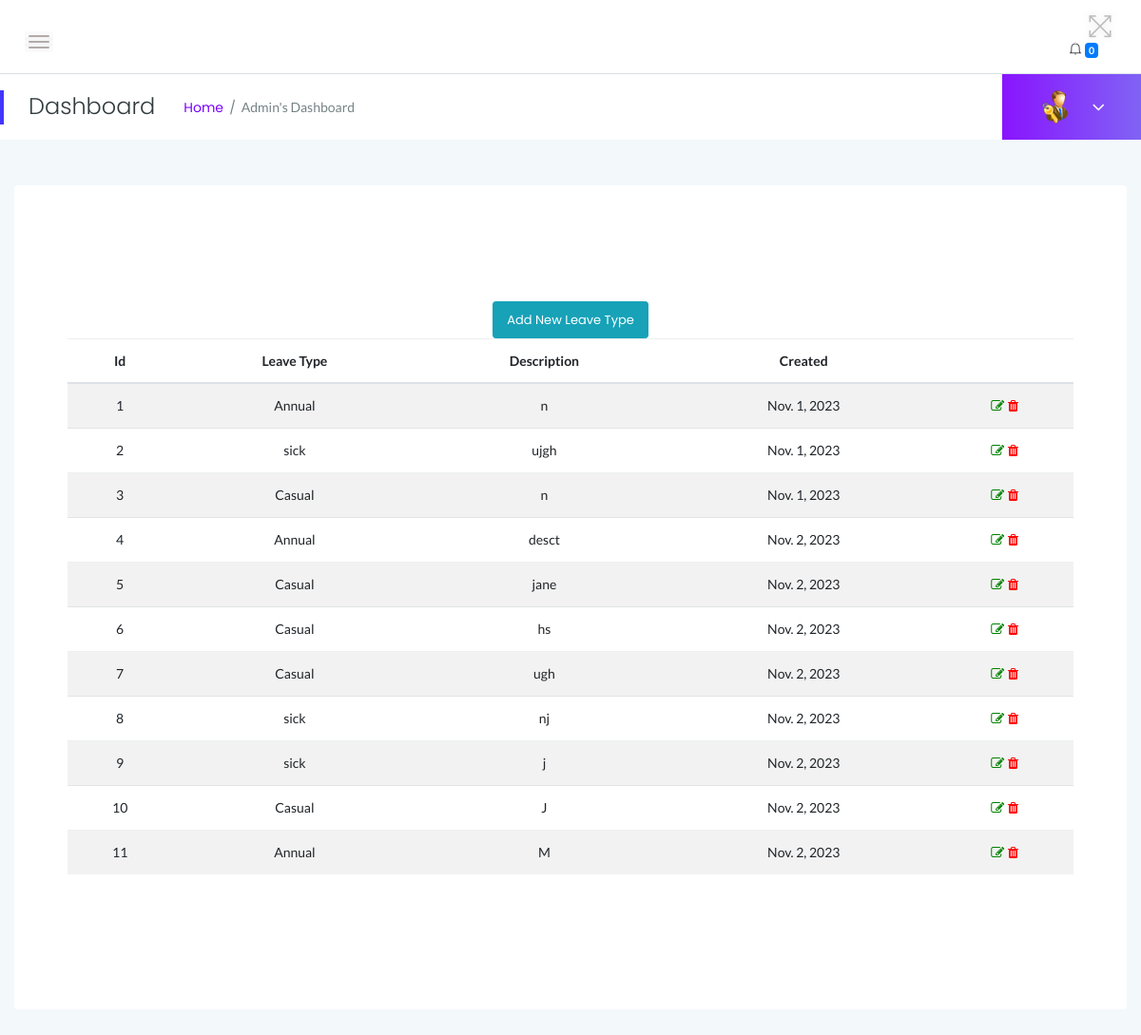
/myadmin/leavetype-list/ (signed in), run on an earlier commit of the app's database.
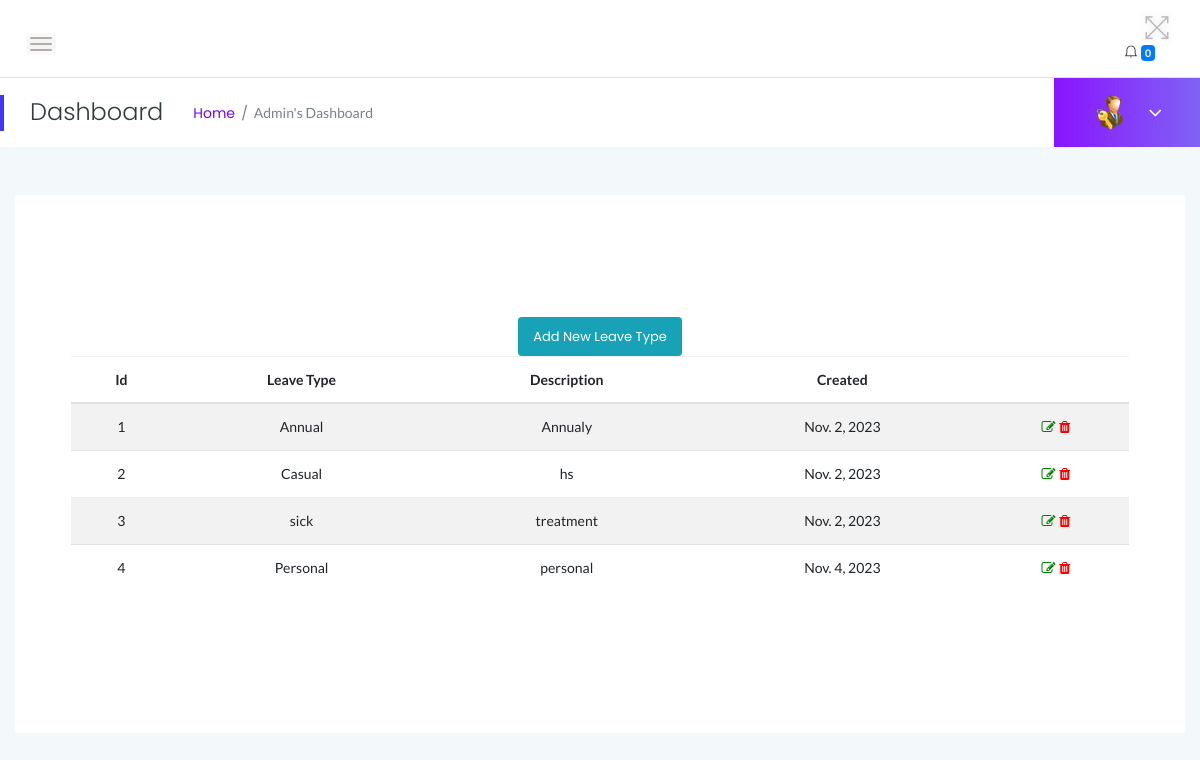
And on a later commit of the database.
### myadmin/models.py (models this page shows, shortened)
class LeaveType(models.Model):
    leavetype = models.CharField(max_length=255)
    Description = models.TextField()
    PostingDate = models.DateField(auto_now_add=True)

### myadmin/views.py (the view)
# urls.py: path('leavetype-list/', views.leave_type_list, name='leavetype_list'),
@login_required
def leave_type_list(request):
    leave_types = LeaveType.objects.all()  # Query all leave types
    return render(request, 'admin/leave_type_list.html', {'leave_types': leave_types})

### myadmin/templates/admin/leave_type_list.html (shortened to what this page needs)
{% extends 'admin/leave_type_section.html' %}

### myadmin/templates/admin/leave_type_section.html (shortened to what this page needs)
{% load static %}
<!DOCTYPE html>
<html class="no-js" lang="en">
<head>
{% include 'admin/top.html' %}
</head>
<body>
{% include 'admin/sidebars.html' %}
        <div class="main-content-inner">
            <div class="row">
                <div class="col-12 mt-5">
                    <div class="card">
            <div class="main-content-inner">
                <div class="row">
                    <div class="col-12 mt-5">
                        <div class="card">
                            <div class="card-body">
                                <center><a href="{% url 'myadmin:add_leave_type' %}" class="btn btn-sm btn-info">Add New Leave Type</a></center>
                                <table id="dataTable3" class="table table-hover table-striped text-center">
                                    <thead class="text-capitalize">
                                        <tr>
                                            <th>Id</th>
                                            <th>Leave Type</th>
                                            <th>Description</th>
                                            <th>Created</th>
                                            <th></th>
                                        </tr>
                                    </thead>
                                    <tbody>
                                    {% for leave_type in leave_types %}
                                        <tr>
                                            <td>{{ forloop.counter }}</td>
                                            <td>{{ leave_type.leavetype }}</td>
                                            <td>{{ leave_type.Description }}</td>
                                            <td>{{ leave_type.PostingDate }}</td>
                                            <td>
                                                <a href="{% url 'myadmin:update_leave_type' lid=leave_type.id %}">
    <i class="fa fa-edit" style="color:green"></i>
</a>
                                                <a href="{% url 'myadmin:leave_deleter' %}?del={{ leave_type.id }}" onclick="return confirm('Do you want to delete?');"><i class="fa fa-trash" style="color:red"></i></a>
                                            </td>
                                        </tr>
                                    {% endfor %}
                                    </tbody>
                                </table>
                            </div>
                        </div>
                    </div>
                </div>
            </div>
        </div>
    </div>
                    </div>
                </div>
            </div>
        </div>
    </div>
</div>
    </div>
</body>
</html>

What changed in the data, as far as the page shows it:
removed LeaveType: leavetype "Annual", Description "n", PostingDate "Nov. 1, 2023"
removed LeaveType: leavetype "sick", Description "ujgh", PostingDate "Nov. 1, 2023"
removed LeaveType: leavetype "Casual", Description "n", PostingDate "Nov. 1, 2023"
removed LeaveType: leavetype "Casual", Description "jane", PostingDate "Nov. 2, 2023"
removed LeaveType: leavetype "Casual", Description "ugh", PostingDate "Nov. 2, 2023"
removed LeaveType: leavetype "sick", Description "j", PostingDate "Nov. 2, 2023"
removed LeaveType: leavetype "Casual", Description "J", PostingDate "Nov. 2, 2023"
removed LeaveType: leavetype "Annual", Description "M", PostingDate "Nov. 2, 2023"
changed LeaveType "Annual": Description "desct" → "Annualy"
changed LeaveType "sick": Description "nj" → "treatment"
added LeaveType: leavetype "Personal", Description "personal", PostingDate "Nov. 4, 2023"
